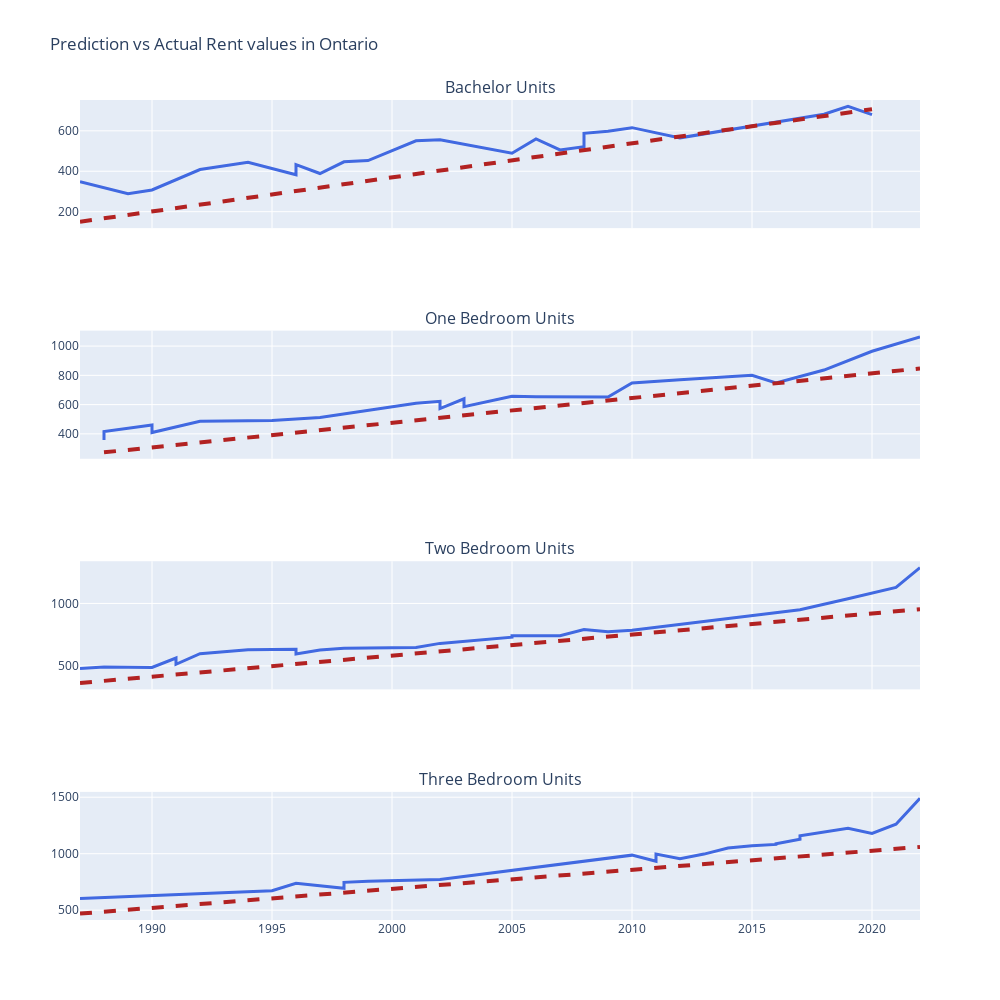

The cell this chart's notebook holds for it:
### Code cell
X_test.sort_values(['YEAR','# of Rooms'],inplace=True)
fig = make_subplots(rows=4,cols=1,shared_xaxes=True,subplot_titles=('Bachelor Units','One Bedroom Units','Two Bedroom Units','Three Bedroom Units'))

for i in range(4):
    fig.append_trace(go.Line(x= X_test[X_test['# of Rooms'] == i]['YEAR'],y= X_test[X_test['# of Rooms'] == i]['Y_test'],line=dict(color='royalblue', width= 3)),row=i+1,col=1)
    fig.append_trace(go.Line(x= X_test[X_test['# of Rooms'] == i]['YEAR'],y= X_test[X_test['# of Rooms'] == i]['Y_pred'],line=dict(color='firebrick', width= 4,dash='dash')),row=i+1,col=1)

fig.update_layout(height=1000,width=1000,title_text='Prediction vs Actual Rent values in ' + province_of_interest,showlegend=False)
fig.show()

### Figure 1 — Plotly figure (JSON) as saved in the notebook; plotly's stock layout.template omitted (floating-point values rounded to 4 significant figures)
{"data": [{"line": {"color": "royalblue", "width": 3}, "type": "scatter", "x": [1987, 1989, 1990, 1992, 1994, 1996, 1996, 1997, 1998, 1999, 2001, 2002, 2005, 2006, 2007, 2008, 2008, 2009, 2010, 2012, 2018, 2019, 2020], "xaxis": "x", "y": [348, 289.3, 307.4, 408.6, 444.4, 382.6, 432.8, 388.8, 446.9, 452.9, 550.6, 555.8, 489.3, 559.9, 505.6, 521.9, 587.5, 598.2, 615.8, 565.3, 682.4, 720.9, 680.4], "yaxis": "y"}, {"line": {"color": "firebrick", "dash": "dash", "width": 4}, "type": "scatter", "x": [1987, 1989, 1990, 1992, 1994, 1996, 1996, 1997, 1998, 1999, 2001, 2002, 2005, 2006, 2007, 2008, 2008, 2009, 2010, 2012, 2018, 2019, 2020], "xaxis": "x", "y": [150.3, 184.0, 200.9, 234.7, 268.4, 302.1, 302.1, 319.0, 335.9, 352.7, 386.5, 403.3, 454.0, 470.8, 487.7, 504.6, 504.6, 521.4, 538.3, 572.0, 673.3, 690.1, 707.0], "yaxis": "y"}, {"line": {"color": "royalblue", "width": 3}, "type": "scatter", "x": [1988, 1988, 1990, 1990, 1992, 1995, 1997, 2001, 2002, 2002, 2003, 2003, 2005, 2006, 2009, 2010, 2012, 2014, 2015, 2016, 2018, 2020, 2022], "xaxis": "x2", "y": [358.6, 415.2, 460, 408.8, 486.2, 491.2, 511.4, 609.8, 622.2, 573.0, 639.6, 585.9, 656.2, 653.4, 651.5, 748.3, 769.9, 789.2, 800.8, 748.1, 836.1, 964.6, 1062], "yaxis": "y2"}, {"line": {"color": "firebrick", "dash": "dash", "width": 4}, "type": "scatter", "x": [1988, 1988, 1990, 1990, 1992, 1995, 1997, 2001, 2002, 2002, 2003, 2003, 2005, 2006, 2009, 2010, 2012, 2014, 2015, 2016, 2018, 2020, 2022], "xaxis": "x2", "y": [273.6, 273.6, 307.4, 307.4, 341.1, 391.7, 425.4, 492.9, 509.8, 509.8, 526.7, 526.7, 560.4, 577.3, 627.9, 644.7, 678.5, 712.2, 729.1, 746.0, 779.7, 813.4, 847.2], "yaxis": "y2"}, {"line": {"color": "royalblue", "width": 3}, "type": "scatter", "x": [1987, 1988, 1990, 1991, 1991, 1992, 1994, 1996, 1996, 1997, 1998, 2001, 2002, 2005, 2005, 2007, 2008, 2009, 2010, 2017, 2019, 2021, 2022], "xaxis": "x3", "y": [479.5, 490.5, 488.0, 563.2, 512.8, 597.3, 628.4, 632.7, 595.1, 626.5, 641.6, 648.1, 680.1, 729.4, 741.9, 742.2, 791, 773.0, 784.8, 949.2, 1037.0, 1128.0, 1286.0], "yaxis": "y3"}, {"line": {"color": "firebrick", "dash": "dash", "width": 4}, "type": "scatter", "x": [1987, 1988, 1990, 1991, 1991, 1992, 1994, 1996, 1996, 1997, 1998, 2001, 2002, 2005, 2005, 2007, 2008, 2009, 2010, 2017, 2019, 2021, 2022], "xaxis": "x3", "y": [363.2, 380.1, 413.8, 430.7, 430.7, 447.5, 481.3, 515.0, 515.0, 531.9, 548.8, 599.4, 616.2, 666.8, 666.8, 700.6, 717.4, 734.3, 751.2, 869.3, 903.0, 936.7, 953.6], "yaxis": "y3"}, {"line": {"color": "royalblue", "width": 3}, "type": "scatter", "x": [1987, 1995, 1996, 1998, 1998, 1999, 2002, 2010, 2011, 2011, 2012, 2013, 2014, 2015, 2016, 2016, 2017, 2017, 2019, 2020, 2021, 2022], "xaxis": "x4", "y": [604.3, 671.6, 737.7, 693.7, 746.3, 756.3, 770.7, 987.2, 933.5, 997, 955.0, 996.5, 1051.0, 1070.0, 1082.0, 1088.0, 1129.0, 1158.0, 1226.0, 1179.0, 1261.0, 1491.0], "yaxis": "y4"}, {"line": {"color": "firebrick", "dash": "dash", "width": 4}, "type": "scatter", "x": [1987, 1995, 1996, 1998, 1998, 1999, 2002, 2010, 2011, 2011, 2012, 2013, 2014, 2015, 2016, 2016, 2017, 2017, 2019, 2020, 2021, 2022], "xaxis": "x4", "y": [469.6, 604.6, 621.5, 655.2, 655.2, 672.1, 722.7, 857.6, 874.5, 874.5, 891.4, 908.2, 925.1, 942.0, 958.8, 958.8, 975.7, 975.7, 1009.0, 1026.0, 1043.0, 1060.0], "yaxis": "y4"}], "layout": {"annotations": [{"font": {"size": 16}, "showarrow": false, "text": "Bachelor Units", "x": 0.5, "xanchor": "center", "xref": "paper", "y": 1, "yanchor": "bottom", "yref": "paper"}, {"font": {"size": 16}, "showarrow": false, "text": "One Bedroom Units", "x": 0.5, "xanchor": "center", "xref": "paper", "y": 0.7188, "yanchor": "bottom", "yref": "paper"}, {"font": {"size": 16}, "showarrow": false, "text": "Two Bedroom Units", "x": 0.5, "xanchor": "center", "xref": "paper", "y": 0.4375, "yanchor": "bottom", "yref": "paper"}, {"font": {"size": 16}, "showarrow": false, "text": "Three Bedroom Units", "x": 0.5, "xanchor": "center", "xref": "paper", "y": 0.1562, "yanchor": "bottom", "yref": "paper"}], "height": 1000, "showlegend": false, "title": {"text": "Prediction vs Actual Rent values in Ontario"}, "width": 1000, "xaxis": {"anchor": "y", "domain": [0, 1], "matches": "x4", "showticklabels": false}, "xaxis2": {"anchor": "y2", "domain": [0, 1], "matches": "x4", "showticklabels": false}, "xaxis3": {"anchor": "y3", "domain": [0, 1], "matches": "x4", "showticklabels": false}, "xaxis4": {"anchor": "y4", "domain": [0, 1]}, "yaxis": {"anchor": "x", "domain": [0.8438, 1]}, "yaxis2": {"anchor": "x2", "domain": [0.5625, 0.7188]}, "yaxis3": {"anchor": "x3", "domain": [0.2812, 0.4375]}, "yaxis4": {"anchor": "x4", "domain": [0, 0.1562]}}}
